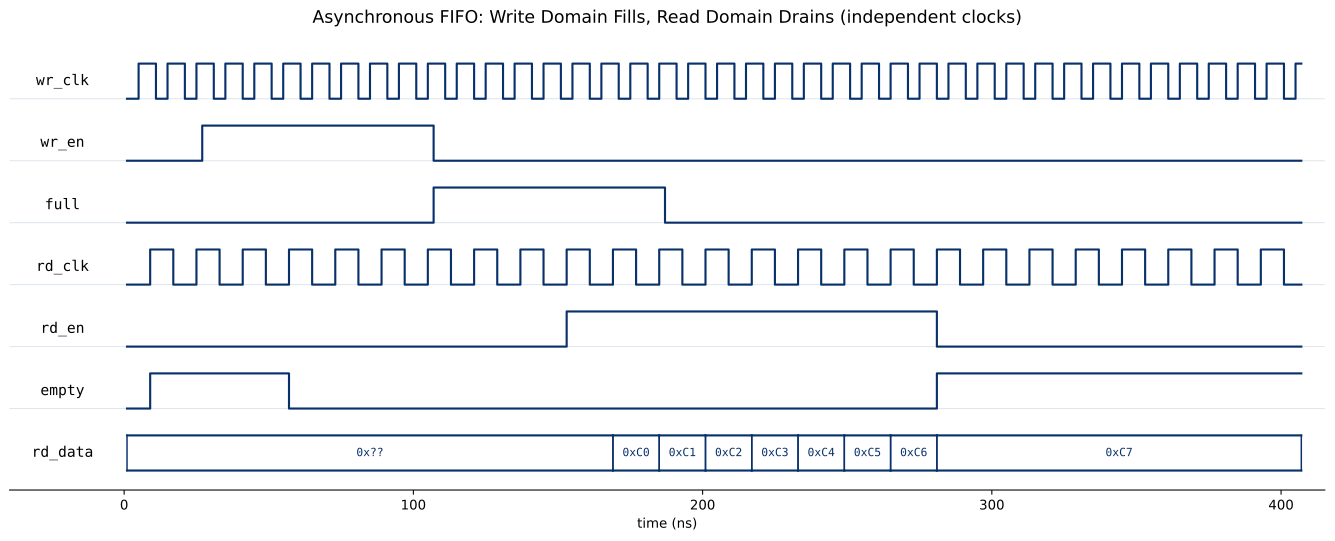

Here is the Python script that generated this plot:
# Renders async_fifo_waveform.svg (the README async-FIFO waveform) from async_wave.csv
# Two independent clocks are shown as their own lanes so the clock-domain crossing
# is visible: full asserts a synchronizer delay after the write side fills, and
# empty asserts a synchronizer delay after the read side drains.
# Regenerate the whole figure from the repo root:
#   iverilog -g2012 -s async_fifo_wave_tb -o awave.vvp rtl/synchronizer.sv rtl/fifomem.sv \
#     rtl/rptr_empty.sv rtl/wptr_full.sv rtl/async_fifo.sv docs/async_fifo_wave_tb.sv && vvp awave.vvp
#   python3 docs/async_fifo_waveform.py
import csv
import matplotlib
matplotlib.use('Agg')
import matplotlib.pyplot as plt

rows = list(csv.DictReader(open('async_wave.csv')))
def _si(s):
    s = s.strip()
    return int(s) if s.lstrip('-').isdigit() else -1
def col(n): return [_si(r[n]) for r in rows]
t = [v / 1000.0 for v in col('t')]  # timescale prints ps; show ns
wr_clk, rd_clk = col('wr_clk'), col('rd_clk')
wr_en, rd_en = col('wr_en'), col('rd_en')
full, empty = col('full'), col('empty')
rd_data = col('rd_data')
N = len(rows)

a, b = 0, N - 1
x = t[a:b + 1]

bits = [('wr_clk', wr_clk), ('wr_en', wr_en), ('full', full),
        ('rd_clk', rd_clk), ('rd_en', rd_en), ('empty', empty)]
buses = [('rd_data', rd_data)]
nlanes = len(bits) + len(buses)
lane_h, gap = 0.72, 0.55
pitch = lane_h + gap

fig, ax = plt.subplots(figsize=(14, 0.62 * nlanes + 1.4))
SIG, GREY = '#08306b', '#dfe6ee'

def base_of(lane_from_top):
    return (nlanes - 1 - lane_from_top) * pitch

for i, (name, vals) in enumerate(bits):
    base = base_of(i)
    seg = vals[a:b + 1]
    ax.axhline(base, color=GREY, lw=0.8, zorder=0)
    ax.step(x, [base + max(v, 0) * lane_h for v in seg], where='post', color=SIG, lw=1.6, zorder=3)
    ax.text(x[0] - (x[-1] - x[0]) * 0.055, base + lane_h / 2, name, ha='center', va='center',
            fontsize=11, family='monospace')

for j, (name, vals) in enumerate(buses):
    base = base_of(len(bits) + j)
    top, bot = base + lane_h, base
    ax.text(x[0] - (x[-1] - x[0]) * 0.055, base + lane_h / 2, name, ha='center', va='center',
            fontsize=11, family='monospace')
    seg_start = a
    for i in range(a + 1, b + 1):
        if i == b or vals[i] != vals[i - 1]:
            val = vals[seg_start]
            xs0, xs1 = t[seg_start], t[i]
            ax.plot([xs0, xs1], [top, top], color=SIG, lw=1.6, zorder=3)
            ax.plot([xs0, xs1], [bot, bot], color=SIG, lw=1.6, zorder=3)
            ax.plot([xs0, xs0], [bot, top], color=SIG, lw=1.1, zorder=3)
            ax.plot([xs1, xs1], [bot, top], color=SIG, lw=1.1, zorder=3)
            if xs1 - xs0 >= 12:
                label = "0x??" if val < 0 else f"0x{val:02X}"
                ax.text((xs0 + xs1) / 2, base + lane_h / 2, label,
                        ha='center', va='center', fontsize=8.5, family='monospace', color=SIG)
            seg_start = i

span = x[-1] - x[0]
ax.set_xlim(x[0] - span * 0.10, x[-1] + span * 0.02)
ax.set_ylim(-0.4, base_of(0) + lane_h + 0.4)
ax.set_yticks([])
ax.set_xlabel('time (ns)', fontsize=10)
for s in ('top', 'right', 'left'):
    ax.spines[s].set_visible(False)
ax.set_title('Asynchronous FIFO: Write Domain Fills, Read Domain Drains (independent clocks)',
             fontsize=13, pad=16)
plt.tight_layout()
plt.savefig('async_fifo_waveform.svg', bbox_inches='tight', facecolor='white')
print('wrote async_fifo_waveform.svg; rows', N)
